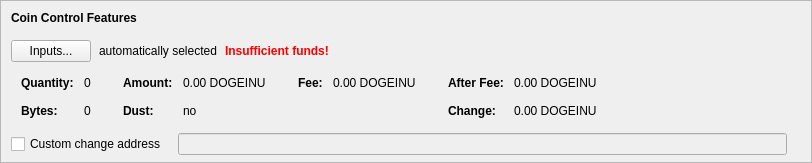
    <widget class="QFrame" name="frameCoinControl">
     <property name="sizePolicy">
      <sizepolicy hsizetype="Expanding" vsizetype="Expanding">
       <horstretch>0</horstretch>
       <verstretch>0</verstretch>
      </sizepolicy>
     </property>
     <property name="maximumSize">
      <size>
       <width>16777215</width>
       <height>16777215</height>
      </size>
     </property>
     <property name="frameShape">
      <enum>QFrame::StyledPanel</enum>
     </property>
     <property name="frameShadow">
      <enum>QFrame::Sunken</enum>
     </property>
     <layout class="QVBoxLayout" name="verticalLayoutCoinControl2">
      <property name="spacing">
       <number>0</number>
      </property>
      <property name="leftMargin">
       <number>0</number>
      </property>
      <property name="topMargin">
       <number>0</number>
      </property>
      <property name="rightMargin">
       <number>0</number>
      </property>
      <property name="bottomMargin">
       <number>6</number>
      </property>
      <item>
       <layout class="QVBoxLayout" name="verticalLayoutCoinControl" stretch="0,0,0,0,1">
        <property name="spacing">
         <number>0</number>
        </property>
        <property name="leftMargin">
         <number>10</number>
        </property>
        <property name="topMargin">
         <number>10</number>
        </property>
        <item>
         <layout class="QHBoxLayout" name="horizontalLayoutCoinControl1">
          <property name="bottomMargin">
           <number>15</number>
          </property>
          <item>
           <widget class="QLabel" name="labelCoinControlFeatures">
            <property name="sizePolicy">
             <sizepolicy hsizetype="Preferred" vsizetype="Maximum">
              <horstretch>0</horstretch>
              <verstretch>0</verstretch>
             </sizepolicy>
            </property>
            <property name="font">
             <font>
              <weight>75</weight>
              <bold>true</bold>
             </font>
            </property>
            <property name="styleSheet">
             <string notr="true">font-weight:bold;</string>
            </property>
            <property name="text">
             <string>Coin Control Features</string>
            </property>
           </widget>
          </item>
         </layout>
        </item>
        <item>
         <layout class="QHBoxLayout" name="horizontalLayoutCoinControl2" stretch="0,0,0,0">
          <property name="spacing">
           <number>8</number>
          </property>
          <property name="bottomMargin">
           <number>10</number>
          </property>
          <item>
           <widget class="QPushButton" name="pushButtonCoinControl">
            <property name="styleSheet">
             <string notr="true"/>
            </property>
            <property name="text">
             <string>Inputs...</string>
            </property>
            <property name="autoDefault">
             <bool>false</bool>
            </property>
           </widget>
          </item>
          <item>
           <widget class="QLabel" name="labelCoinControlAutomaticallySelected">
            <property name="text">
             <string>automatically selected</string>
            </property>
            <property name="margin">
             <number>5</number>
            </property>
           </widget>
          </item>
          <item>
           <widget class="QLabel" name="labelCoinControlInsuffFunds">
            <property name="font">
             <font>
              <weight>75</weight>
              <bold>true</bold>
             </font>
            </property>
            <property name="styleSheet">
             <string notr="true">color:red;font-weight:bold;</string>
            </property>
            <property name="text">
             <string>Insufficient funds!</string>
            </property>
            <property name="margin">
             <number>5</number>
            </property>
           </widget>
          </item>
          <item>
           <spacer name="horizontalSpacerCoinControl">
            <property name="orientation">
             <enum>Qt::Horizontal</enum>
            </property>
            <property name="sizeHint" stdset="0">
             <size>
              <width>40</width>
              <height>1</height>
             </size>
            </property>
           </spacer>
          </item>
         </layout>
        </item>
        <item>
         <widget class="QWidget" name="widgetCoinControl" native="true">
          <property name="sizePolicy">
           <sizepolicy hsizetype="Preferred" vsizetype="Preferred">
            <horstretch>0</horstretch>
            <verstretch>0</verstretch>
           </sizepolicy>
          </property>
          <property name="minimumSize">
           <size>
            <width>0</width>
            <height>0</height>
           </size>
          </property>
          <property name="styleSheet">
           <string notr="true"/>
          </property>
          <layout class="QHBoxLayout" name="horizontalLayoutCoinControl5">
           <property name="leftMargin">
            <number>0</number>
           </property>
           <property name="topMargin">
            <number>0</number>
           </property>
           <property name="rightMargin">
            <number>0</number>
           </property>
           <property name="bottomMargin">
            <number>0</number>
           </property>
           <item>
            <layout class="QHBoxLayout" name="horizontalLayoutCoinControl3" stretch="0,0,0,1">
             <property name="spacing">
              <number>20</number>
             </property>
             <property name="topMargin">
              <number>0</number>
             </property>
             <property name="bottomMargin">
              <number>10</number>
             </property>
             <item>
              <layout class="QFormLayout" name="formLayoutCoinControl1">
               <property name="horizontalSpacing">
                <number>10</number>
               </property>
               <property name="verticalSpacing">
                <number>14</number>
               </property>
               <property name="leftMargin">
                <number>10</number>
               </property>
               <property name="topMargin">
                <number>4</number>
               </property>
               <property name="rightMargin">
                <number>6</number>
               </property>
               <item row="0" column="0">
                <widget class="QLabel" name="labelCoinControlQuantityText">
                 <property name="font">
                  <font>
                   <weight>75</weight>
                   <bold>true</bold>
                  </font>
                 </property>
                 <property name="text">
                  <string>Quantity:</string>
                 </property>
                 <property name="margin">
                  <number>0</number>
                 </property>
                </widget>
               </item>
               <item row="0" column="1">
                <widget class="QLabel" name="labelCoinControlQuantity">
                 <property name="cursor">
                  <cursorShape>IBeamCursor</cursorShape>
                 </property>
                 <property name="contextMenuPolicy">
                  <enum>Qt::ActionsContextMenu</enum>
                 </property>
                 <property name="text">
                  <string notr="true">0</string>
                 </property>
                 <property name="margin">
                  <number>0</number>
                 </property>
                 <property name="textInteractionFlags">
                  <set>Qt::LinksAccessibleByMouse|Qt::TextSelectableByKeyboard|Qt::TextSelectableByMouse</set>
                 </property>
                </widget>
               </item>
               <item row="1" column="0">
                <widget class="QLabel" name="labelCoinControlBytesText">
                 <property name="font">
                  <font>
                   <weight>75</weight>
                   <bold>true</bold>
                  </font>
                 </property>
                 <property name="text">
                  <string>Bytes:</string>
                 </property>
                </widget>
               </item>
               <item row="1" column="1">
                <widget class="QLabel" name="labelCoinControlBytes">
                 <property name="cursor">
                  <cursorShape>IBeamCursor</cursorShape>
                 </property>
                 <property name="contextMenuPolicy">
                  <enum>Qt::ActionsContextMenu</enum>
                 </property>
                 <property name="text">
                  <string notr="true">0</string>
                 </property>
                 <property name="textInteractionFlags">
                  <set>Qt::LinksAccessibleByMouse|Qt::TextSelectableByKeyboard|Qt::TextSelectableByMouse</set>
                 </property>
                </widget>
               </item>
              </layout>
             </item>
             <item>
              <layout class="QFormLayout" name="formLayoutCoinControl2">
               <property name="horizontalSpacing">
                <number>10</number>
               </property>
               <property name="verticalSpacing">
                <number>14</number>
               </property>
               <property name="leftMargin">
                <number>6</number>
               </property>
               <property name="topMargin">
                <number>4</number>
               </property>
               <property name="rightMargin">
                <number>6</number>
               </property>
               <item row="0" column="0">
                <widget class="QLabel" name="labelCoinControlAmountText">
                 <property name="font">
                  <font>
                   <weight>75</weight>
                   <bold>true</bold>
                  </font>
                 </property>
                 <property name="text">
                  <string>Amount:</string>
                 </property>
                 <property name="margin">
                  <number>0</number>
                 </property>
                </widget>
               </item>
               <item row="0" column="1">
                <widget class="QLabel" name="labelCoinControlAmount">
                 <property name="cursor">
                  <cursorShape>IBeamCursor</cursorShape>
                 </property>
                 <property name="contextMenuPolicy">
                  <enum>Qt::ActionsContextMenu</enum>
                 </property>
                 <property name="text">
                  <string notr="true">0.00 DOGEINU</string>
                 </property>
                 <property name="textInteractionFlags">
                  <set>Qt::LinksAccessibleByMouse|Qt::TextSelectableByKeyboard|Qt::TextSelectableByMouse</set>
                 </property>
                </widget>
               </item>
               <item row="1" column="0">
                <widget class="QLabel" name="labelCoinControlLowOutputText">
                 <property name="font">
                  <font>
                   <weight>75</weight>
                   <bold>true</bold>
                  </font>
                 </property>
                 <property name="text">
                  <string>Dust:</string>
                 </property>
                </widget>
               </item>
               <item row="1" column="1">
                <widget class="QLabel" name="labelCoinControlLowOutput">
                 <property name="cursor">
                  <cursorShape>IBeamCursor</cursorShape>
                 </property>
                 <property name="contextMenuPolicy">
                  <enum>Qt::ActionsContextMenu</enum>
                 </property>
                 <property name="text">
                  <string notr="true">no</string>
                 </property>
                 <property name="textInteractionFlags">
                  <set>Qt::LinksAccessibleByMouse|Qt::TextSelectableByKeyboard|Qt::TextSelectableByMouse</set>
                 </property>
                </widget>
               </item>
              </layout>
             </item>
             <item>
              <layout class="QFormLayout" name="formLayoutCoinControl3">
               <property name="horizontalSpacing">
                <number>10</number>
               </property>
               <property name="verticalSpacing">
                <number>14</number>
               </property>
               <property name="leftMargin">
                <number>6</number>
               </property>
               <property name="topMargin">
                <number>4</number>
               </property>
               <property name="rightMargin">
                <number>6</number>
               </property>
               <item row="0" column="0">
                <widget class="QLabel" name="labelCoinControlFeeText">
                 <property name="font">
                  <font>
                   <weight>75</weight>
                   <bold>true</bold>
                  </font>
                 </property>
                 <property name="text">
                  <string>Fee:</string>
                 </property>
                 <property name="margin">
                  <number>0</number>
                 </property>
                </widget>
               </item>
               <item row="0" column="1">
                <widget class="QLabel" name="labelCoinControlFee">
                 <property name="cursor">
                  <cursorShape>IBeamCursor</cursorShape>
                 </property>
                 <property name="contextMenuPolicy">
                  <enum>Qt::ActionsContextMenu</enum>
                 </property>
                 <property name="text">
                  <string notr="true">0.00 DOGEINU</string>
                 </property>
                 <property name="textInteractionFlags">
                  <set>Qt::LinksAccessibleByMouse|Qt::TextSelectableByKeyboard|Qt::TextSelectableByMouse</set>
                 </property>
                </widget>
               </item>
              </layout>
             </item>
             <item>
              <layout class="QFormLayout" name="formLayoutCoinControl4">
               <property name="horizontalSpacing">
                <number>10</number>
               </property>
               <property name="verticalSpacing">
                <number>14</number>
               </property>
               <property name="leftMargin">
                <number>6</number>
               </property>
               <property name="topMargin">
                <number>4</number>
               </property>
               <property name="rightMargin">
                <number>6</number>
               </property>
               <item row="0" column="0">
                <widget class="QLabel" name="labelCoinControlAfterFeeText">
                 <property name="font">
                  <font>
                   <weight>75</weight>
                   <bold>true</bold>
                  </font>
                 </property>
                 <property name="text">
                  <string>After Fee:</string>
                 </property>
                 <property name="margin">
                  <number>0</number>
                 </property>
                </widget>
               </item>
               <item row="0" column="1">
                <widget class="QLabel" name="labelCoinControlAfterFee">
                 <property name="cursor">
                  <cursorShape>IBeamCursor</cursorShape>
                 </property>
                 <property name="contextMenuPolicy">
                  <enum>Qt::ActionsContextMenu</enum>
                 </property>
                 <property name="text">
                  <string notr="true">0.00 DOGEINU</string>
                 </property>
                 <property name="textInteractionFlags">
                  <set>Qt::LinksAccessibleByMouse|Qt::TextSelectableByKeyboard|Qt::TextSelectableByMouse</set>
                 </property>
                </widget>
               </item>
               <item row="1" column="0">
                <widget class="QLabel" name="labelCoinControlChangeText">
                 <property name="font">
                  <font>
                   <weight>75</weight>
                   <bold>true</bold>
                  </font>
                 </property>
                 <property name="text">
                  <string>Change:</string>
                 </property>
                </widget>
               </item>
               <item row="1" column="1">
                <widget class="QLabel" name="labelCoinControlChange">
                 <property name="cursor">
                  <cursorShape>IBeamCursor</cursorShape>
                 </property>
                 <property name="contextMenuPolicy">
                  <enum>Qt::ActionsContextMenu</enum>
                 </property>
                 <property name="text">
                  <string notr="true">0.00 DOGEINU</string>
                 </property>
                 <property name="textInteractionFlags">
                  <set>Qt::LinksAccessibleByMouse|Qt::TextSelectableByKeyboard|Qt::TextSelectableByMouse</set>
                 </property>
                </widget>
               </item>
              </layout>
             </item>
            </layout>
           </item>
          </layout>
         </widget>
        </item>
        <item>
         <layout class="QHBoxLayout" name="horizontalLayoutCoinControl4" stretch="0,0,0">
          <property name="spacing">
           <number>12</number>
          </property>
          <property name="sizeConstraint">
           <enum>QLayout::SetDefaultConstraint</enum>
          </property>
          <property name="topMargin">
           <number>5</number>
          </property>
          <property name="rightMargin">
           <number>5</number>
          </property>
          <item>
           <widget class="QCheckBox" name="checkBoxCoinControlChange">
            <property name="toolTip">
             <string>If this is activated, but the change address is empty or invalid, change will be sent to a newly generated address.</string>
            </property>
            <property name="text">
             <string>Custom change address</string>
            </property>
           </widget>
          </item>
          <item>
           <widget class="QValidatedLineEdit" name="lineEditCoinControlChange">
            <property name="enabled">
             <bool>false</bool>
            </property>
            <property name="sizePolicy">
             <sizepolicy hsizetype="Expanding" vsizetype="Fixed">
              <horstretch>0</horstretch>
              <verstretch>0</verstretch>
             </sizepolicy>
            </property>
           </widget>
          </item>
          <item>
           <widget class="QLabel" name="labelCoinControlChangeLabel">
            <property name="sizePolicy">
             <sizepolicy hsizetype="Preferred" vsizetype="Expanding">
              <horstretch>0</horstretch>
              <verstretch>0</verstretch>
             </sizepolicy>
            </property>
            <property name="minimumSize">
             <size>
              <width>0</width>
              <height>0</height>
             </size>
            </property>
            <property name="text">
             <string/>
            </property>
            <property name="margin">
             <number>3</number>
            </property>
           </widget>
          </item>
         </layout>
        </item>
        <item>
         <spacer name="verticalSpacerCoinControl">
          <property name="orientation">
           <enum>Qt::Vertical</enum>
          </property>
          <property name="sizeHint" stdset="0">
           <size>
            <width>800</width>
            <height>1</height>
           </size>
          </property>
         </spacer>
        </item>
       </layout>
      </item>
     </layout>
    </widget>
